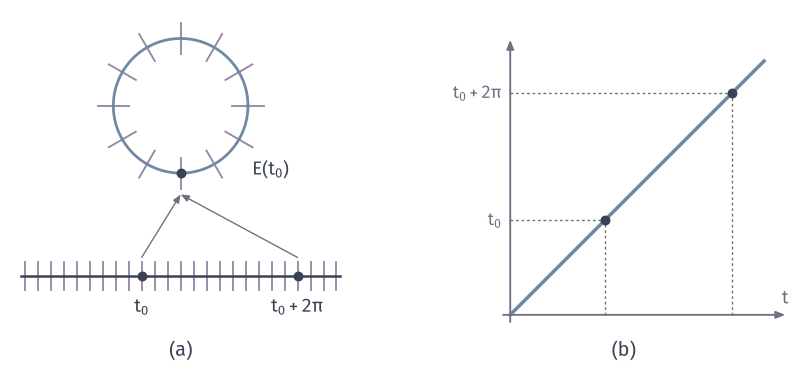

Generate this figure with Python:
"""Pullback of d theta along E: reading lines on the circle pull back to equally spaced lines on R; t is not a function on the circle."""
from pathlib import Path
import sys
ROOT = next(p for p in Path(__file__).resolve().parents if (p/"build.sh").is_file() and (p/"tex/book.tex").is_file())
sys.path.insert(0, str(ROOT/"figures/04-spaces-measures-and-geometry/04-manifolds/matplotlib/mfd-common"))
from mfd3d import *

W, H = 112, 52
fig, ax = canvas(W, H)
sc = 3.5; x0 = 3.5; yL = 13
ax.plot([x0-.5, x0+4*np.pi*sc+.5], [yL, yL], color=INK, lw=1.0, zorder=3)
cx = x0+2*np.pi*sc; cy = 37; R = 9.5
th = np.linspace(0, 2*np.pi, 361)
ax.plot(cx+R*np.cos(th), cy+R*np.sin(th), color=BLUE, lw=1.1, zorder=3)
for k in range(12):
    a = k*np.pi/6
    ax.plot([cx+(R-2.2)*np.cos(a), cx+(R+2.2)*np.cos(a)], [cy+(R-2.2)*np.sin(a), cy+(R+2.2)*np.sin(a)], color=PURPLE, lw=.75, zorder=2)
for k in range(25):
    x = x0+k*np.pi/6*sc
    ax.plot([x, x], [yL-2.0, yL+2.0], color=PURPLE, lw=.75, zorder=2)
t0 = 3*np.pi/2
for t in (t0, t0+2*np.pi):
    x = x0+t*sc
    dot(ax, (x, yL), INK, zorder=8)
    arrow(ax, (x, yL+2.6), (cx+(-.0)*R, cy-R-3.0), color=MUTED, lw=.55, scale=5, zorder=1)
dot(ax, (cx, cy-R), INK, zorder=8)
label(ax, (x0+t0*sc, yL-4.4), r'$t_0$', 7.5); label(ax, (x0+(t0+2*np.pi)*sc, yL-4.4), r'$t_0+2\pi$', 7.5)
label(ax, (cx+12.7, cy-R+.5), r'$E(t_0)$', 7.5, halo=True)
ox, oy, s = 72, 7.5, 2.85
arrow(ax, (ox-1, oy), (ox+4*np.pi*s+3, oy), color=MUTED, lw=.75, scale=5.5)
arrow(ax, (ox, oy-1), (ox, oy+4*np.pi*s+3), color=MUTED, lw=.75, scale=5.5)
label(ax, (ox+4*np.pi*s+3, oy+2.3), '$t$', 7.5, MUTED)
ax.plot([ox, ox+4*np.pi*s], [oy, oy+4*np.pi*s], color=BLUE, lw=1.4, zorder=4)
for t, lab in ((t0, r'$t_0$'), (t0+2*np.pi, r'$t_0+2\pi$')):
    x, y = ox+t*s, oy+t*s
    ax.plot([x, x], [oy, y], color=MUTED, lw=.55, ls=(0, (2, 2)), zorder=2)
    ax.plot([ox, x], [y, y], color=MUTED, lw=.55, ls=(0, (2, 2)), zorder=2)
    dot(ax, (x, y), INK, zorder=8)
    label(ax, (ox-1.2, y), lab, 7, MUTED, ha='right', halo=True)
panel_tag(ax, cx, 1.7, '(a)'); panel_tag(ax, 88, 1.7, '(b)')
save(fig, Path(__file__).resolve().parent, 'figure', {'formula': 'E(t)=(cos t,sin t); ticks at k pi/6; primitive of E^*(d theta)=dt is t, not 2 pi periodic; t0=3 pi/2'})
